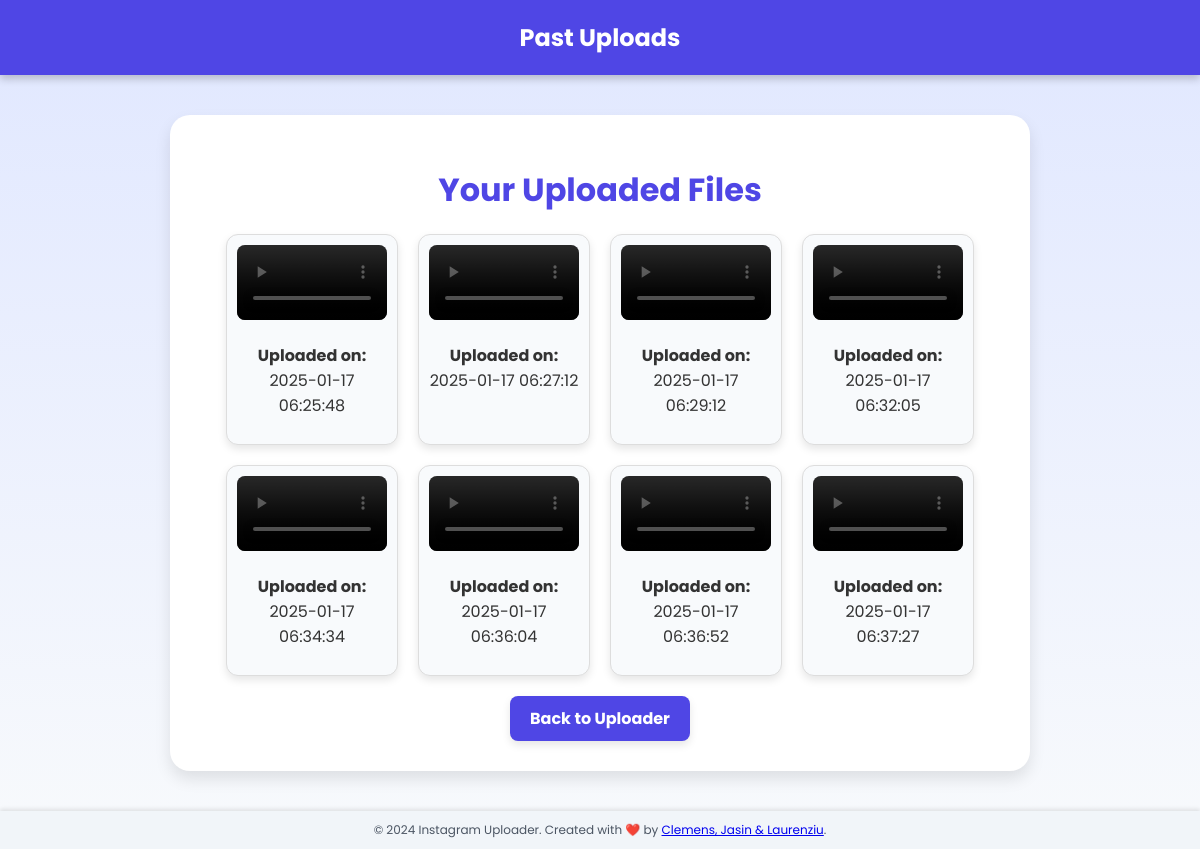
The app's page /past-uploads (signed in), older data.
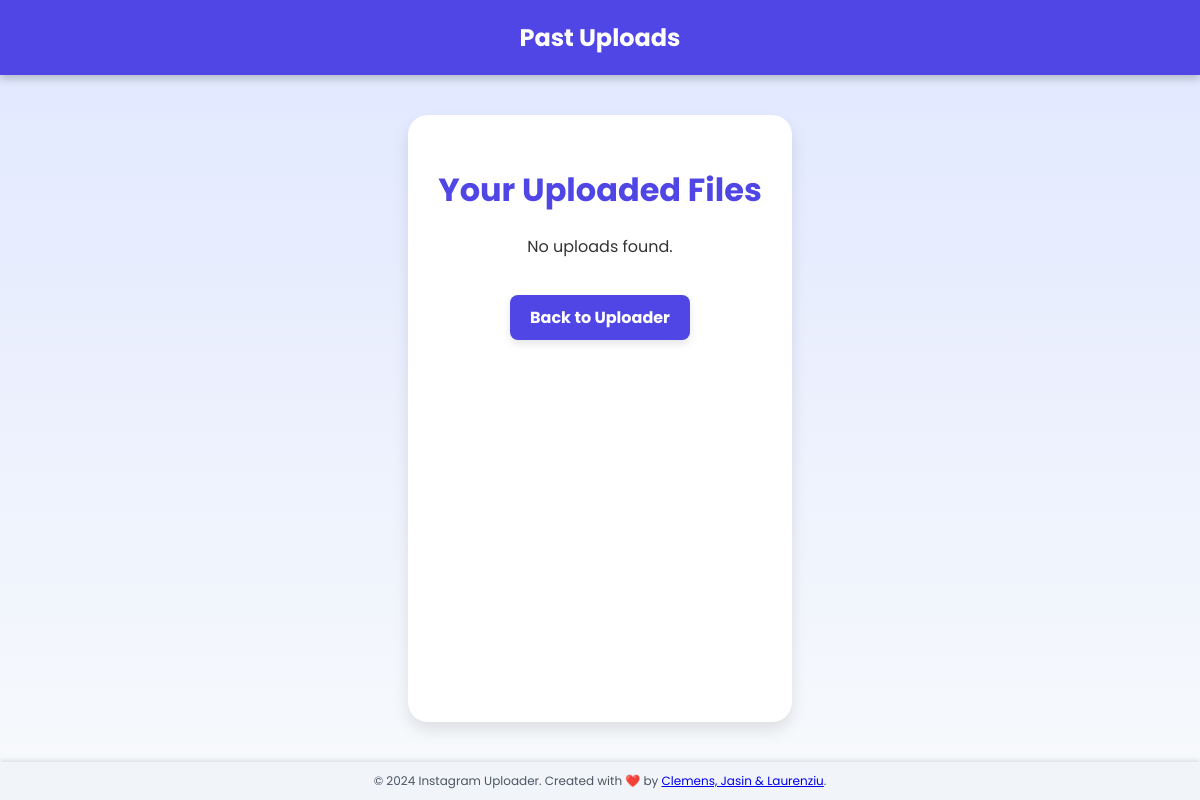
The same page, newer data.
### tables this page shows
CREATE TABLE uploads (
        upload_id INTEGER PRIMARY KEY AUTOINCREMENT,
        user_id INTEGER NOT NULL,
        file_name TEXT NOT NULL,
        file_path TEXT NOT NULL,
        upload_date TIMESTAMP DEFAULT CURRENT_TIMESTAMP,
        FOREIGN KEY (user_id) REFERENCES users (user_id) ON DELETE CASCADE
    );

### app.py (the view)
@app.route('/past-uploads', methods=['GET'])
def past_uploads():
    global logged_in_user
    if not logged_in_user:
        return redirect(url_for('login'))
    try:
        uploads = get_uploads_by_user(logged_in_user['username'])
        upload_list = [{"file_name": row[0], "file_path": row[1], "upload_date": row[2]} for row in uploads]
        return render_template('past_uploads.html', uploads=upload_list)
    except Exception as e:
        return jsonify({"error": str(e)}), 500

### database/db_manager.py (called while the page is built)
def get_uploads_by_user(username):
    with sqlite3.connect(DB_PATH) as connection:
        cursor = connection.cursor()
        cursor.execute(
            """
            SELECT file_name, file_path, upload_date
            FROM uploads
            JOIN users ON uploads.user_id = users.user_id
            WHERE users.username = ?
            """,
            (username,)
        )
        return cursor.fetchall()

### templates/past_uploads.html (shortened to what this page needs)
<!DOCTYPE html>
<html lang="en">
<head>
</head>
<body>
<header>
    Past Uploads
</header>
<main>
    <h1>Your Uploaded Files</h1>
    {% if uploads %}
    <div class="uploads">
        {% for upload in uploads %}
        <div class="upload-item">
            {% if upload.file_name.endswith('.jpg') or upload.file_name.endswith('.jpeg') or upload.file_name.endswith('.png') or upload.file_name.endswith('.webp') %}
            <img src="{{ upload.file_path }}" alt="{{ upload.file_name }}">
            {% elif upload.file_name.endswith('.mp4') %}
            <video src="{{ upload.file_path }}" controls></video>
            {% endif %}
            <p><strong>Uploaded on:</strong> {{ upload.upload_date }}</p>
        </div>
        {% endfor %}
    </div>
    {% else %}
    <p>No uploads found.</p>
    {% endif %}
    <a href="/home" class="back-button">Back to Uploader</a>
</main>
<footer>
    &copy; 2024 Instagram Uploader. Created with ❤️ by <a href="#">Clemens, Jasin & Laurenziu</a>.
</footer>
</body>
</html>

### templates/past_uploads.html (style rules this page uses)
body { font-family: 'Poppins', sans-serif; margin: 0; padding: 0; background: linear-gradient(to bottom, #e0e7ff, #f8fafc); color: #333; display: flex; flex-direction: column; min-height: 100vh; }
header { background-color: #4f46e5; color: white; padding: 20px; text-align: center; font-size: 24px; font-weight: bold; box-shadow: 0 4px 8px rgba(0, 0, 0, 0.2); }
main { flex-grow: 1; margin: 40px auto; max-width: 800px; background: white; padding: 30px; border-radius: 20px; box-shadow: 0 8px 16px rgba(0, 0, 0, 0.1); text-align: center; }
h1 { font-size: 32px; margin-bottom: 20px; color: #4f46e5; }
.back-button { display: inline-block; margin-top: 20px; padding: 10px 20px; background-color: #4f46e5; color: white; text-decoration: none; font-size: 16px; font-weight: bold; border-radius: 8px; transition: background-color 0.3s, transform 0.3s; box-shadow: 0 4px 8px rgba(0, 0, 0, 0.1); }
footer { background-color: #f1f5f9; padding: 10px; text-align: center; font-size: 12px; color: #4b5563; margin-top: auto; box-shadow: 0 -2px 4px rgba(0, 0, 0, 0.1); }

Row changes from the older to the newer data that the page shows:
removed uploads: upload_date "2025-01-17 06:25:48"
removed uploads: upload_date "2025-01-17 06:27:12"
removed uploads: upload_date "2025-01-17 06:29:12"
removed uploads: upload_date "2025-01-17 06:32:05"
removed uploads: upload_date "2025-01-17 06:34:34"
removed uploads: upload_date "2025-01-17 06:36:04"
removed uploads: upload_date "2025-01-17 06:36:52"
removed uploads: upload_date "2025-01-17 06:37:27"
Text that changed along with them:
text now shown: "No uploads found."
